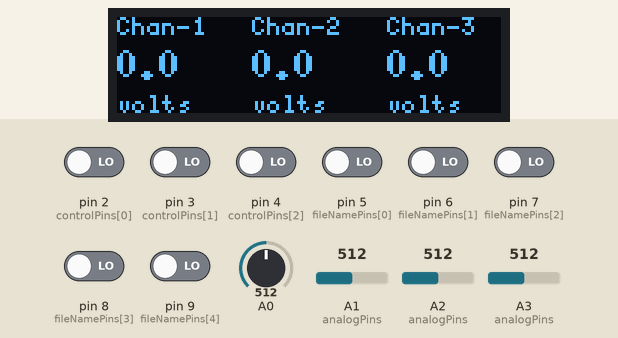
Simulated run of this sketch. Board: Arduino Uno, built with avr-gcc and run on an emulated ATmega328P. On the bench: 128×32 one-colour display. Inputs (shaded band) come from the test bench; at power-on: pin 2 (controlPins[0]), pin 3 (controlPins[1]), pin 4 (controlPins[2]), pin 5 (fileNamePins[0]), pin 6 (fileNamePins[1]), pin 7 (fileNamePins[2]), pin 8 (fileNamePins[3]), pin 9 (fileNamePins[4]) LOW, A0 = 512, A1 (analogPins) = 512, A2 (analogPins) = 512, A3 (analogPins) = 512. Storage starts empty; what the sketch prints to the serial monitor is not drawn.

Above: at 2.7 s.
2.8 s: A0 set to 716
At 3.9 s:
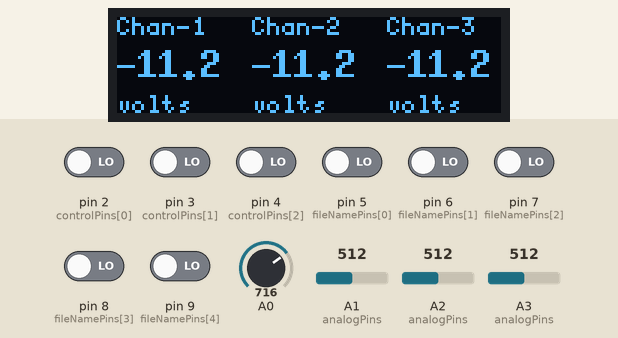
4.8 s: A1 (analogPins) set to 716
At 5.6 s:
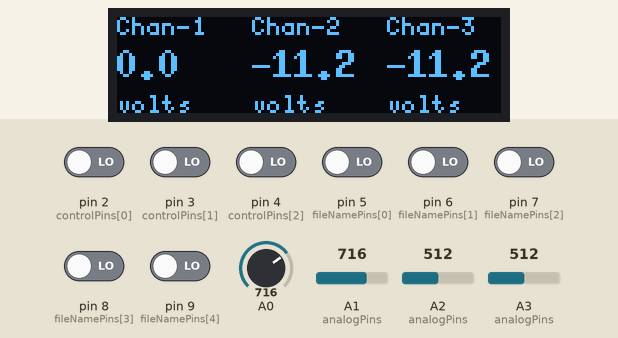
6.7 s: A2 (analogPins) set to 716
At 7.6 s:
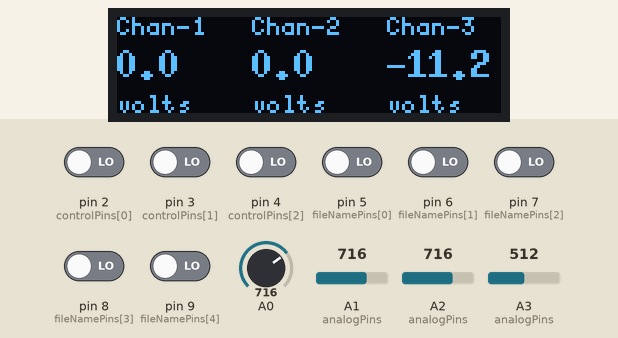
8.4 s: A3 (analogPins) set to 563
At 9.5 s:
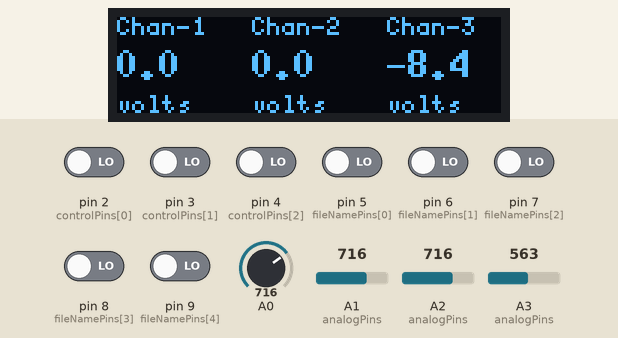
10.3 s: A3 (analogPins) set to 564
At 11.9 s:
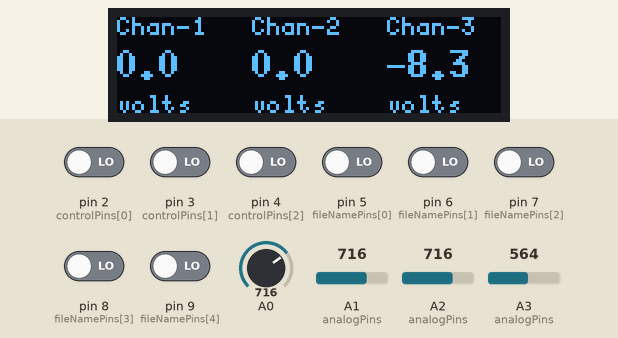
12.2 s: A1 (analogPins) set to 306
At 13.5 s:
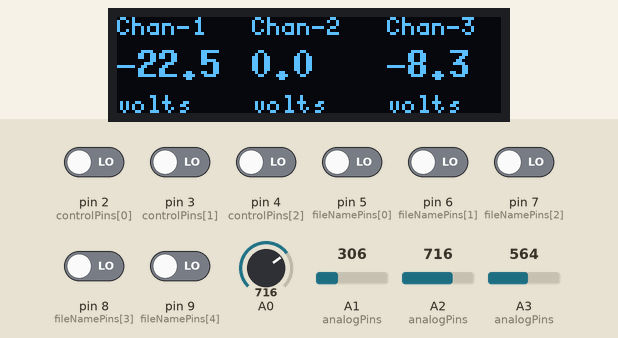
Timing chart, 0 to 15.1 s (numbered marks = the images above; inputs shaded):
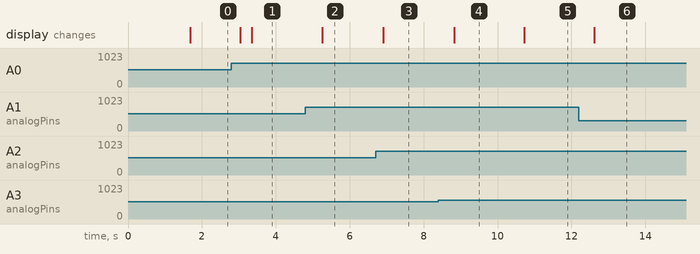

The sketch:

Spruce-Voltmeter--SD-DoesNotRun.ino
```cpp
/*
 * Code based on a project by Shahariar
 * Find the original project and Code @
 * https://create.arduino.cc/projecthub/PSoC_Rocks/arduino-negative-voltmeter-993902
 *
 * This is a poor man's repository of early May 3 2022 code.
 * Contains ALL code for printSerial(debugging), OLED, and SD card.
 * This WILL NOT RUN on the Uno,
 * because the chip doesnt have enough memory to get the SD card working.
 * Or so I think.
 * FWIW.
 *
 */

// LIBRARIES
// i2c and u8g library for 1306 oled display
#include <Wire.h>
#include "U8glib.h"
#include <SD.h>
#include <SPI.h>

// CONSTANTS
// 25V Reader
#define R_LOW 100           // 100k or 10k resistor, 1%, smd1206, 1/10 watt
#define R_HIGH 5000         // 5M or 500k  resistor, 1%, smd1206, 1/10 watt

// 5V Reader with larger resistors
//#define R_LOW 500
//#define R_HIGH 5000

// 5V Reader with Small Bois resistors
//#define R_LOW 100
//#define R_HIGH 1000

#define AREF 1.1            // Aref pin voltage
#define ADC_RESOLUTION 1023 // 10 bit ADC
#define SAMPSPER 150        // samples per read of analog pin for value averaging

U8GLIB_SSD1306_128X32 u8g(U8G_I2C_OPT_NONE);     // I2C OLED  Display instance

// File for Filing
File myFile;
// use 5 switches on DIP to name a file in binary
// utilized in FUNction: buildFileNameBinary()
// pins do not neet to be set up for a filename to be made,
// but filename will probably be 00000 or 11111
int fileNamePins[] = {5, 6, 7, 8, 9};
String fileName = "";

// measuring analog ins; for use with measureChannel() function
int analogPins[] = {A1, A2, A3};
int aPinsLength = 3;
int SIGFIGS = 5;           // How many figs to print/save

// Digitl Pin Control
// Use 3 DIP switches to manage writing of data from unused pins
// print/write "NULL" if current test lead is OFF
// NULL is wonderful
int controlPins[] = {2, 3, 4};

// keep track of number of lines save in SD file
int linesWritten = 0;
int linesPerSave = 50;

// Variables for volty maths
long half_Aref = 0; // adc 0 for reading half AREF = 550mv, should read 512
float voltVals[3];  // calculating measured voltVals from ADC ch 1-3

// control if Serial is used for printing/debugging
bool printSerial = true;

// measure the length of one data cycle
int currentMs;
int lastMs;
int thisCycleMs;

//////////////////////////////////////////////////////////
void setup() {
  if (printSerial) {
    Serial.begin(9600);
    while(!Serial) {;}
  }
  // generate 5 letter string from DIP switch on digiPins
  // assigned @ fileNamePins[] = {5, 6, 7, 8, 9};
  // these pins should be set BEFORE powering ard if you want a unique name
  fileName = buildFileNameBinary();

  delay(500);

  if(!SD.begin(10)) { //10 is the pin our SD card reader is designed to speak to.
    if (printSerial) {
      Serial.println("Failure\tCheck SD card is inserted and wired properly ... unless it is not");
    }
    while(1);
  }
  if (printSerial) {
    Serial.println("Success! Moving on...");
  }

  myFile = SD.open(fileName, FILE_WRITE);
  if (printSerial) {
    Serial.print("Opening SD file for writing of Data, Please: ");
    Serial.println(fileName);
  }

  delay(500);                // delay to make sure ADC is stable
  analogReference(INTERNAL); // set 1.1v internal reference
  delay(500);                // delay to stabilize aref voltage


  u8g.setRot180();           // change display orientation
  if (printSerial) {
    Serial.println("Doing a thing with the OLED Display");
  }


  currentMs = millis();      // start millis() timer
  lastMs = millis();
}

//////////////////////////////////////////////////////////
void loop() {
  if (linesWritten < linesPerSave) {

    delay(5); // delay before using I2C OLED
    // refresh i2c oled with updated value

    u8g.firstPage();
    do {
      draw();
    }
    while( u8g.nextPage() );
    delay(5);

    // clear variables old value
    half_Aref = 0;

    //////////////////////////////////////////////////////////////////////
    /// Half AREF measurement ///
    int dump = analogRead(A0); // discard first adc convertion
    delay(10); // delay for channel switching stabilizaion

    // sum a number of samples
    for (int i=0; i<SAMPSPER; i++)
    {
      half_Aref = half_Aref+analogRead(A0);
    }

    // average the samples: we enjoy improved accuracy by doing this
    half_Aref = half_Aref/SAMPSPER;


    //////////////////////////////////////////////////////////////////////
    // measure each pin
    for (int i = 0; i < aPinsLength; i++) {
      voltVals[i] = measureChannel(analogPins[i], half_Aref);
    }

    //////////////////////////////////////////////////////////////////////
    // Format string for Serial
    if (printSerial) {
      for (int i = 0; i < aPinsLength; i++) {
        if (i == aPinsLength - 1) {
          if (digitalRead(controlPins[i])) {
            Serial.print(voltVals[i], SIGFIGS);
          }
          else {
            Serial.print("NULL");
          }
          Serial.print("\t\t");
        // end w/ beatiful half_Aref value
        Serial.println(half_Aref);
        }
        else {
          if (digitalRead(controlPins[i])) {
            Serial.print(voltVals[i], SIGFIGS);
          }
          else {
            Serial.print("NULL");
          }
          Serial.print("\t\t");
        }
      }
    }

    // Format string for saving on SD card
    if (myFile) {
      if (printSerial) {
        Serial.println("Attempting to Print to File");
      }

      // print to myFile
      for (int i = 0; i < aPinsLength; i++) {
        if (i == aPinsLength - 1) {
          if (digitalRead(controlPins[i])) {
            myFile.print(voltVals[i], SIGFIGS);
          }
          else {
            myFile.print("NULL");
          }
          //myFile.print(";");
          myFile.print(", ");
        }
        else {
          if (digitalRead(controlPins[i])) {
            myFile.print(voltVals[i], SIGFIGS);
          }
          else {
            myFile.print("NULL");
          }
          myFile.print(", ");
        }
      }
    }
    else {
      if (printSerial) {
        Serial.println("Error sending data to SD card. Call for help. Get out the megaphones! Get out the alpenhorns! Requesting air raid sirens x5!");
      }
    }
    printMs();
    linesWritten += 1;
  }

  // save current sd file, re-open same file + wait a bit
  else if (linesWritten >= linesPerSave) {

    if (printSerial) {
      Serial.println("Flushing current set of samples ...");
    }

    printMs();
    myFile.flush(); //ensure bytes are written to SD, preserve data with powerloss
    linesWritten = 0;
    if (printSerial) {
      Serial.println("Moving On ...");
    }
  }
}

//////////////////////////////////////////////////////////
/// Oled Loop Draw Function ///

void draw() {

  // set font for text
  u8g.setFont(u8g_font_5x8);
  u8g.drawStr( 0, 6, "Chan-1   Chan-2   Chan-3");

  // set font for number
  u8g.setFont(u8g_font_7x13B);

  // print voltages measured on OLED
  u8g.setPrintPos(0, 20);u8g.print(voltVals[0],1);
  u8g.setPrintPos(45, 20);u8g.print(voltVals[1],1);
  u8g.setPrintPos(90, 20);u8g.print(voltVals[2],1);

  // set font and print units
  u8g.setFont(u8g_font_5x8);
  u8g.drawStr( 0, 32, "volts    volts    volts");
}

///////////////////////////////////////////////////////////////////////
// FUNctions!
///////////////////////////////////////////////////////////////////////

void printMs() {
  // check how long this void loop took
  // print it
  currentMs = millis();
  thisCycleMs = currentMs-lastMs;
  myFile.print(thisCycleMs);
  myFile.println(";");
  if (printSerial) {
    Serial.print("Time for this loop:\t");
    Serial.print(thisCycleMs);
    Serial.println(" ms");
  }
  lastMs = currentMs;
}

String buildFileNameBinary() {
  // collect digiPins and make a string!
  // change filename extension and impress your friends
  String s;
  for (int i = 0; i < 5; i++) {
    s += String(digitalRead(fileNamePins[i]));
  }
  s = s + ".txt";
  if (printSerial) {
    Serial.println(s);
  }
  return s;
}

float measureChannel(int pin, long h_aref) {
 /* measure an analog pin (as defined in analogPins[])
  * return adjusted voltage value v, a float
  */
  long ch = 0;
  float v;

  int dump = analogRead(pin); // forget about that first read bay bee
  delay(10);
  for (int i = 0; i < SAMPSPER; i++) {
    ch = ch + analogRead(pin);
  }
  ch /= SAMPSPER;
  ch -= h_aref;
  v = ch *((R_LOW+R_HIGH)/R_LOW)*(AREF)/ADC_RESOLUTION;
  return v;
}
```

Measured:
- after the input at 2.8 s, the display: first changes after 0.24 s (image 1 shows a later state)
- after the input at 4.8 s, the display: changes after 0.46 s (image 2)
- after the input at 6.7 s, the display: changes after 0.21 s (image 3)
- after the input at 8.4 s, the display: changes after 0.43 s (image 4)
- after the input at 10.3 s, the display: changes after 0.42 s (image 5)
- after the input at 12.2 s, the display: changes after 0.42 s (image 6)
